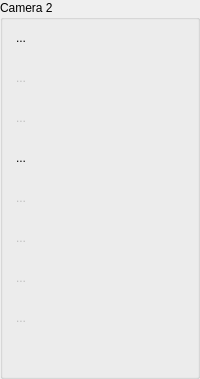
       <widget class="QGroupBox" name="camFeed2GroupBox">
        <property name="toolTip">
         <string>Not connected</string>
        </property>
        <property name="title">
         <string>Camera 2</string>
        </property>
        <property name="flat">
         <bool>false</bool>
        </property>
        <layout class="QHBoxLayout" name="horizontalLayout" stretch="0,1">
         <property name="leftMargin">
          <number>2</number>
         </property>
         <property name="topMargin">
          <number>2</number>
         </property>
         <property name="rightMargin">
          <number>2</number>
         </property>
         <property name="bottomMargin">
          <number>2</number>
         </property>
         <item>
          <layout class="QVBoxLayout" name="verticalLayout_4">
           <property name="spacing">
            <number>8</number>
           </property>
           <item>
            <widget class="QToolButton" name="cam2SettingsToolButton">
             <property name="minimumSize">
              <size>
               <width>32</width>
               <height>32</height>
              </size>
             </property>
             <property name="maximumSize">
              <size>
               <width>32</width>
               <height>32</height>
              </size>
             </property>
             <property name="toolTip">
              <string>Setup camera 2.</string>
             </property>
             <property name="text">
              <string>...</string>
             </property>
             <property name="icon">
              <iconset resource="ipfreely.qrc">
               <normaloff>:/icons/icons/Settings-48.png</normaloff>:/icons/icons/Settings-48.png</iconset>
             </property>
             <property name="iconSize">
              <size>
               <width>48</width>
               <height>48</height>
              </size>
             </property>
             <property name="autoRaise">
              <bool>true</bool>
             </property>
            </widget>
           </item>
           <item>
            <widget class="QToolButton" name="cam2ConnectToolButton">
             <property name="enabled">
              <bool>false</bool>
             </property>
             <property name="minimumSize">
              <size>
               <width>32</width>
               <height>32</height>
              </size>
             </property>
             <property name="maximumSize">
              <size>
               <width>32</width>
               <height>32</height>
              </size>
             </property>
             <property name="toolTip">
              <string>Connect to camera stream.</string>
             </property>
             <property name="text">
              <string>...</string>
             </property>
             <property name="icon">
              <iconset resource="ipfreely.qrc">
               <normaloff>:/icons/icons/WallCam_Connect_48.png</normaloff>:/icons/icons/WallCam_Connect_48.png</iconset>
             </property>
             <property name="iconSize">
              <size>
               <width>48</width>
               <height>48</height>
              </size>
             </property>
             <property name="autoRaise">
              <bool>true</bool>
             </property>
            </widget>
           </item>
           <item>
            <widget class="QToolButton" name="cam2MotionRegionsToolButton">
             <property name="enabled">
              <bool>false</bool>
             </property>
             <property name="minimumSize">
              <size>
               <width>32</width>
               <height>32</height>
              </size>
             </property>
             <property name="maximumSize">
              <size>
               <width>32</width>
               <height>32</height>
              </size>
             </property>
             <property name="toolTip">
              <string>Set the motion detection regions.</string>
             </property>
             <property name="text">
              <string>...</string>
             </property>
             <property name="icon">
              <iconset resource="ipfreely.qrc">
               <normaloff>:/icons/icons/Motion-48.png</normaloff>:/icons/icons/Motion-48.png</iconset>
             </property>
             <property name="iconSize">
              <size>
               <width>48</width>
               <height>48</height>
              </size>
             </property>
             <property name="checkable">
              <bool>true</bool>
             </property>
             <property name="checked">
              <bool>false</bool>
             </property>
             <property name="autoRaise">
              <bool>true</bool>
             </property>
            </widget>
           </item>
           <item>
            <widget class="QToolButton" name="cam2RemoveMotionRegionsToolButton">
             <property name="enabled">
              <bool>true</bool>
             </property>
             <property name="minimumSize">
              <size>
               <width>32</width>
               <height>32</height>
              </size>
             </property>
             <property name="maximumSize">
              <size>
               <width>32</width>
               <height>32</height>
              </size>
             </property>
             <property name="toolTip">
              <string>&lt;html&gt;&lt;head/&gt;&lt;body&gt;&lt;p&gt;Remove motion detection regions.&lt;/p&gt;&lt;p&gt;By removing all user-defined motion detection regions the motion detector will monitor the whole video frame.&lt;/p&gt;&lt;/body&gt;&lt;/html&gt;</string>
             </property>
             <property name="text">
              <string>...</string>
             </property>
             <property name="icon">
              <iconset resource="ipfreely.qrc">
               <normaloff>:/icons/icons/RemoveMotionRegions-48.png</normaloff>:/icons/icons/RemoveMotionRegions-48.png</iconset>
             </property>
             <property name="iconSize">
              <size>
               <width>48</width>
               <height>48</height>
              </size>
             </property>
             <property name="autoRaise">
              <bool>true</bool>
             </property>
            </widget>
           </item>
           <item>
            <widget class="QToolButton" name="cam2ImageToolButton">
             <property name="enabled">
              <bool>false</bool>
             </property>
             <property name="minimumSize">
              <size>
               <width>32</width>
               <height>32</height>
              </size>
             </property>
             <property name="maximumSize">
              <size>
               <width>32</width>
               <height>32</height>
              </size>
             </property>
             <property name="toolTip">
              <string>Capture an image snapshot.</string>
             </property>
             <property name="text">
              <string>...</string>
             </property>
             <property name="icon">
              <iconset resource="ipfreely.qrc">
               <normaloff>:/icons/icons/Screenshot-48.png</normaloff>:/icons/icons/Screenshot-48.png</iconset>
             </property>
             <property name="iconSize">
              <size>
               <width>48</width>
               <height>48</height>
              </size>
             </property>
             <property name="autoRaise">
              <bool>true</bool>
             </property>
            </widget>
           </item>
           <item>
            <widget class="QToolButton" name="cam2RecordToolButton">
             <property name="enabled">
              <bool>false</bool>
             </property>
             <property name="minimumSize">
              <size>
               <width>32</width>
               <height>32</height>
              </size>
             </property>
             <property name="maximumSize">
              <size>
               <width>32</width>
               <height>32</height>
              </size>
             </property>
             <property name="toolTip">
              <string>Record from camera stream.</string>
             </property>
             <property name="text">
              <string>...</string>
             </property>
             <property name="icon">
              <iconset resource="ipfreely.qrc">
               <normaloff>:/icons/icons/Record-48.png</normaloff>:/icons/icons/Record-48.png</iconset>
             </property>
             <property name="iconSize">
              <size>
               <width>48</width>
               <height>48</height>
              </size>
             </property>
             <property name="autoRaise">
              <bool>true</bool>
             </property>
            </widget>
           </item>
           <item>
            <widget class="QToolButton" name="cam2ExpandToolButton">
             <property name="enabled">
              <bool>false</bool>
             </property>
             <property name="minimumSize">
              <size>
               <width>32</width>
               <height>32</height>
              </size>
             </property>
             <property name="maximumSize">
              <size>
               <width>32</width>
               <height>32</height>
              </size>
             </property>
             <property name="toolTip">
              <string>View camera stream in separate window.</string>
             </property>
             <property name="text">
              <string>...</string>
             </property>
             <property name="icon">
              <iconset resource="ipfreely.qrc">
               <normaloff>:/icons/icons/Expand-48.png</normaloff>:/icons/icons/Expand-48.png</iconset>
             </property>
             <property name="iconSize">
              <size>
               <width>48</width>
               <height>48</height>
              </size>
             </property>
             <property name="autoRaise">
              <bool>true</bool>
             </property>
            </widget>
           </item>
           <item>
            <widget class="QToolButton" name="cam2StorageToolButton">
             <property name="enabled">
              <bool>false</bool>
             </property>
             <property name="minimumSize">
              <size>
               <width>32</width>
               <height>32</height>
              </size>
             </property>
             <property name="maximumSize">
              <size>
               <width>32</width>
               <height>32</height>
              </size>
             </property>
             <property name="toolTip">
              <string>Browse the camera's on-board storage.</string>
             </property>
             <property name="text">
              <string>...</string>
             </property>
             <property name="icon">
              <iconset resource="ipfreely.qrc">
               <normaloff>:/icons/icons/Storage-48.png</normaloff>:/icons/icons/Storage-48.png</iconset>
             </property>
             <property name="iconSize">
              <size>
               <width>48</width>
               <height>48</height>
              </size>
             </property>
             <property name="autoRaise">
              <bool>true</bool>
             </property>
            </widget>
           </item>
           <item>
            <spacer name="verticalSpacer_2">
             <property name="orientation">
              <enum>Qt::Vertical</enum>
             </property>
             <property name="sizeHint" stdset="0">
              <size>
               <width>20</width>
               <height>40</height>
              </size>
             </property>
            </spacer>
           </item>
          </layout>
         </item>
         <item>
          <widget class="QWidget" name="cam2Widget" native="true">
           <layout class="QVBoxLayout" name="verticalLayout_6">
            <property name="leftMargin">
             <number>4</number>
            </property>
            <property name="topMargin">
             <number>4</number>
            </property>
            <property name="rightMargin">
             <number>4</number>
            </property>
            <property name="bottomMargin">
             <number>4</number>
            </property>
           </layout>
          </widget>
         </item>
        </layout>
       </widget>
